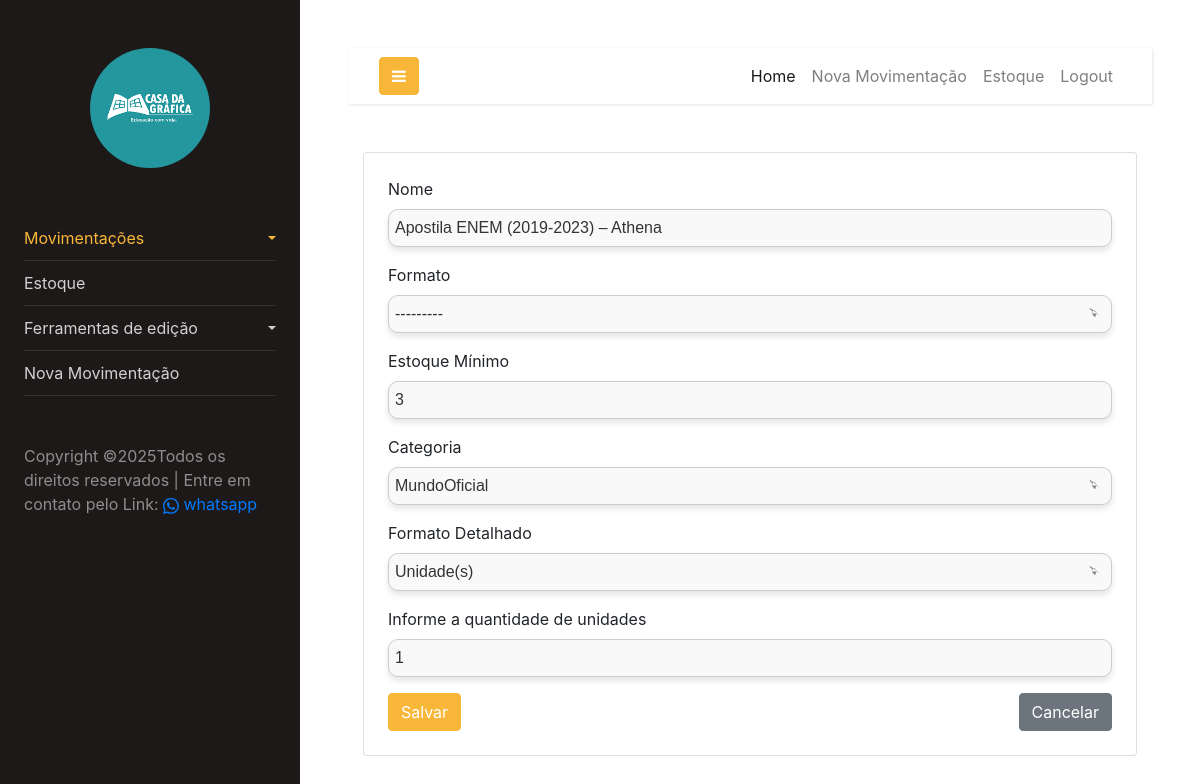
The app's page /produto/57/editar/ (signed in) with its own data.
### produto/models.py (models this page shows, shortened)
class Produto(models.Model):
    nome = models.CharField(max_length=255)
    FORMATO = [
        ('640x880', '640x880'),
        ('660x960', '660x960')
    ]
    formato = models.CharField(max_length=255, choices=FORMATO, null=True, blank=True)  # Permite nulo
    estoquemin = models.IntegerField()
    status = models.IntegerField()
    id_categoria = models.ForeignKey(Categoria, on_delete=models.PROTECT)  # Alterado para PROTECT
    id_formato = models.ForeignKey(Formato, on_delete=models.PROTECT)  # Alterado para PROTECT
    unidades = models.IntegerField()
    data_cadastro = models.DateField(auto_now_add=True)

### produto/views.py (the view, shortened to what this page needs)
# urls.py: path('produto/<int:pk>/editar/', ProdutoUpdateView.as_view(), name='produto-update'),
class ProdutoUpdateView(LoginRequiredMixin, UpdateView):
    model = Produto
    template_name = 'produto_form.html'
    fields = ['nome', 'id_categoria', 'formato', 'id_formato', 'estoquemin', 'unidades']
    success_url = reverse_lazy('produto-list')

### categoria/models.py (called while the page is built)
    def __str__(self):
        return self.categoria

### formato/models.py (called while the page is built)
    def __str__(self):
        return self.formato

### produto/templates/produto_form.html (shortened to what this page needs)
<!DOCTYPE html>
<html lang="pt-br">
  {% include 'components/header/header.html' %}
  <body>
    <div class="container mt-5">
        <div class="card p-4">
            <form method="post">
                <div class="form-group mb-3">
                    <label for="id_nome">Nome</label>
                    {{ form.nome }}
                </div>
                <div class="form-group mb-3">
                    <label for="id_formato">Formato</label>
                    {{ form.formato }}
                </div>
                <div class="form-group mb-3">
                    <label for="id_estoquemin">Estoque Mínimo</label>
                    {{ form.estoquemin }}
                </div>
                <div class="form-group mb-3">
                    <label for="id_id_categoria">Categoria</label>
                    {{ form.id_categoria }}
                </div>
                <div class="form-group mb-3">
                    <label for="id_id_formato">Formato Detalhado</label>
                    {{ form.id_formato }}
                </div>
                <div class="form-group mb-3">
                    <label for="id_unidades">Informe a quantidade de unidades</label>
                    {{ form.unidades }}
                </div>
                <div class="d-flex justify-content-between">
                    <button type="submit" class="btn btn-primary">Salvar</button>
                    <a href="{% url 'produto-list' %}" class="btn btn-secondary">Cancelar</a>
                </div>
            </form>
        </div>
    </div>
  </body>
  {% include 'components/footer/footer.html' %}
</html>

### produto/templates/produto_form.html (style rules this page uses)
select, input { border-radius: 10px; border: 1px solid #ccc; padding: 6px; font-size: 16px; font-family: Arial, sans-serif; background-color: #f9f9f9; color: #333; box-shadow: 0px 4px 6px rgba(0, 0, 0, 0.1); transition: all 0.3s ease; width: 100%; }
select { appearance: none; background-repeat: no-repeat; background-position: right 10px center; background-size: 12px; padding-right: 30px; }

### records on screen
Produto: nome "Apostila ENEM (2019-2023) – Athena", formato "---------", estoquemin "3", id_categoria "MundoOficial", id_formato "Unidade(s)", unidades "1"
